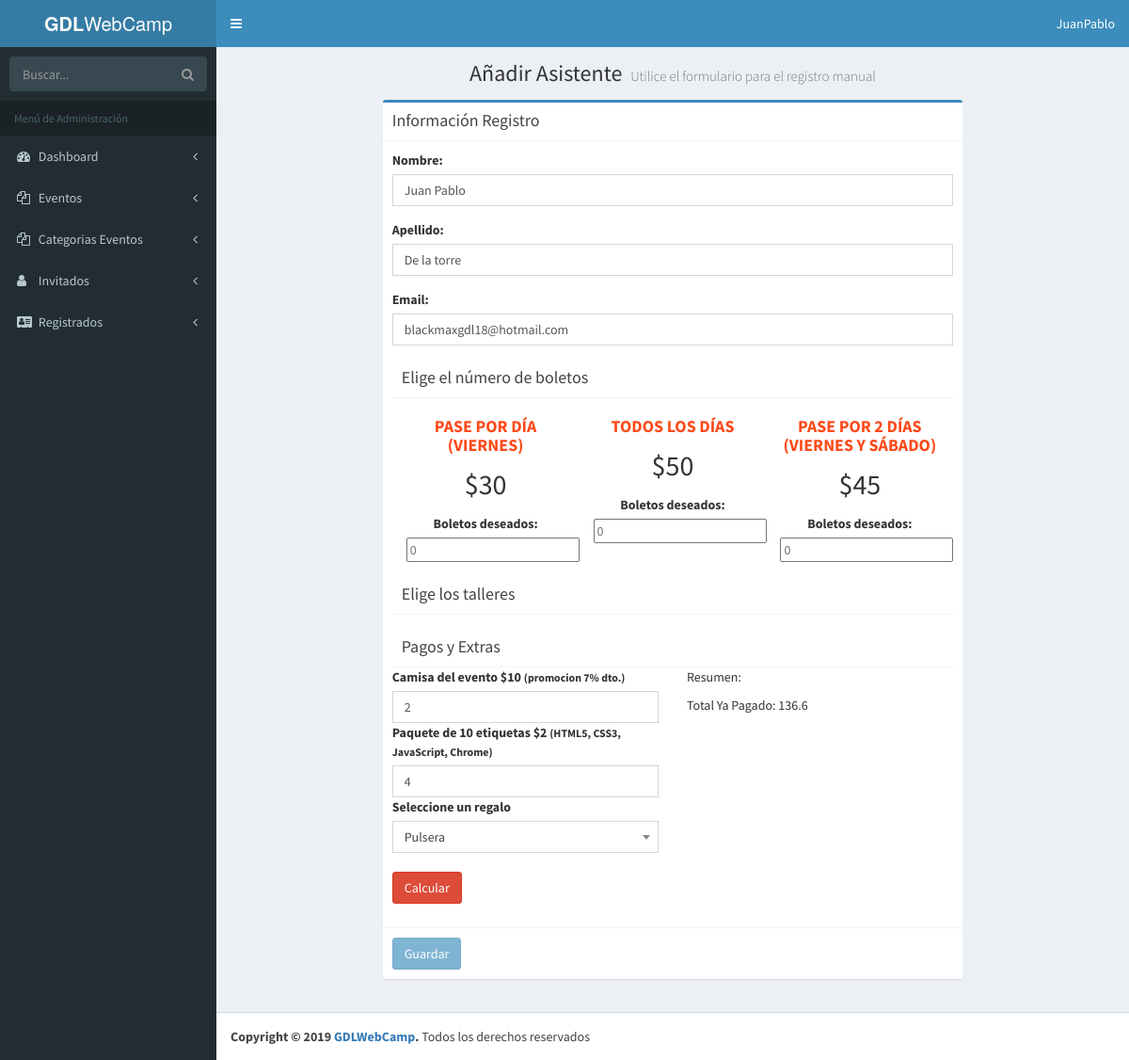
Page /admin/editar-registrado.php?id=1 (signed in) on the committed database.
### tables this page shows
CREATE TABLE `registrados` (
  `ID_Registrado` bigint(20) UNSIGNED NOT NULL,
  `nombre_registrado` varchar(50) NOT NULL,
  `apellido_registrado` varchar(50) NOT NULL,
  `email_registrado` varchar(100) NOT NULL,
  `fecha_registro` datetime NOT NULL,
  `pases_articulos` longtext NOT NULL,
  `talleres_registrados` longtext NOT NULL,
  `regalo` int(11) NOT NULL,
  `total_pagado` varchar(50) NOT NULL,
  `pagado` int(1) NOT NULL
);

### admin/editar-registrado.php (the view, shortened to what this page needs)
<?php
    $id = $_GET['id'];
    include_once 'funciones/funciones.php';
    include_once 'templates/header.php';
?>
<body  class="hold-transition skin-blue fixed sidebar-mini" data-elemento="Eventos">
    <div class="wrapper">
        <?php include_once 'templates/barra.php'; ?>
        <?php include_once 'templates/navegacion.php'; ?>
  <div class="content-wrapper">
    <section class="content-header">
      <h1 class="text-center">
        Añadir Asistente
        <small>Utilice el formulario para el registro manual</small>
      </h1>
    </section>
    <section class="content">
            <div class="row">
                <div class="col-lg-8 col-lg-offset-2">
                    <div class="box box-primary">
                            <div class="box-header with-border">
                                <h3 class="box-title">Información Registro</h3>
                            </div>
                                <?php
                                        $sql = "SELECT * FROM registrados WHERE ID_Registrado = $id ";
                                        $resultado = $conn->query($sql);
                                        $registrado = $resultado->fetch_assoc();
                                ?>
                                <form role="form" id="guardar-registro" action="modelo-registrado.php" method="post" class="editar-registrado">
                                    <div class="box-body">
                                            <div class="form-group">
                                                <label for="nombre">Nombre: </label>
                                                <input type="text" class="form-control" id="nombre" name="nombre" placeholder="Nombre" value="<?php echo $registrado['nombre_registrado']; ?>">
                                            </div>
                                            <div class="form-group">
                                                <label for="apellido">Apellido: </label>
                                                <input type="text" class="form-control" id="apellido" name="apellido" placeholder="Apellido"  value="<?php echo $registrado['apellido_registrado']; ?>">
                                            </div>
                                            <div class="form-group">
                                                <label for="email">Email: </label>
                                                <input type="email" class="form-control" id="email" name="email" placeholder="E-mail" value="<?php echo $registrado['email_registrado']; ?>">
                                            </div>
                                            <?php
                                                $pedido =  $registrado['pases_articulos'];
                                                $boletos = json_decode($pedido, true);
                                            ?>
                                            <div class="form-group">
                                                <div id="paquetes" class="paquetes">
                                                    <div class="box-header with-border">
                                                        <h3 class="box-title">Elige el número de boletos</h3>
                                                    </div>
                                                        <ul class="lista-precios clearfix row">
                                                            <li class="col-md-4">
                                                                    <div class="tabla-precio">
                                                                        <h3>Pase por día (viernes)</h3>
                                                                        <p class="numero">$30</p>
                                                                        <div class="orden">
                                                                            <label for="pase_dia">Boletos deseados:</label>
                                                                            <input type="number" min="0" id="pase_dia" size="3" name="boletos[un_dia][cantidad]" placeholder="0" value="<?php echo $boletos['un_dia']['cantidad']; ?>">
                                                                        </div>
                                                                    </div>
                                                            </li>
                                                            <li class="col-md-4">
                                                                    <div class="tabla-precio">
                                                                        <h3>Todos los días</h3>
                                                                        <p class="numero">$50</p>
                                                                        <div class="orden">
                                                                            <label for="pase_completo">Boletos deseados:</label>
                                                                            <input type="number" min="0" id="pase_completo" size="3" name="boletos[completo][cantidad]" placeholder="0"  value="<?php echo $boletos['pase_completo']['cantidad']; ?>">
                                                                        </div>
                                                                    </div>
                                                            </li>
                                                            <li class="col-md-4">
                                                                    <div class="tabla-precio">
                                                                        <h3>Pase por 2 días (viernes y sábado)</h3>
                                                                        <p class="numero">$45</p>
                                                                        <div class="orden">
                                                                            <label for="pase_dosdias">Boletos deseados:</label>
                                                                            <input type="number" min="0" id="pase_dosdias" size="3" name="boletos[2dias][cantidad]" placeholder="0" value="<?php echo $boletos['pase_2dias']['cantidad']; ?>">
                                                                        </div>
                                                                    </div>
                                                            </li>
                                                        </ul>
                                                    </div>
                                            </div>
                                            <div class="form-group">
                                                <div id="eventos" class="eventos clearfix">
                                                    <div class="box-header with-border">
                                                            <h3 class="box-title">Elige los talleres</h3>
                                                    </div>
                                                </div>
                                            </div>
                                            <div class="form-group">
                                                <div id="resumen" class="resumen">
                                                    <div class="box-header with-border">
                                                        <h3 class="box-title">Pagos y Extras</h3>
                                                    </div>
                                                    <div class="caja clearfix row">
                                                        <div class="extras col-md-6">
                                                                <div class="orden">
                                                                    <label for="camisa_evento">Camisa del evento $10 <small>(promocion 7% dto.)</small></label>
                                                                    <input type="number" class="form-control" min="0" id="camisa_evento" name="pedido_extra[camisas][cantidad]" size="3" placeholder="0" value="<?php echo $boletos['camisas']; ?>">
                                                                </div>
                                                                <div class="orden">
                                                                    <label for="etiquetas">Paquete de 10 etiquetas $2 <small>(HTML5, CSS3, JavaScript, Chrome)</small></label>
                                                                    <input type="number" class="form-control" min="0" id="etiquetas" name="pedido_extra[etiquetas][cantidad]" size="3" placeholder="0" value="<?php echo $boletos['etiquetas']; ?>">
                                                                </div>
                                                                <div class="orden">
                                                                    <label for="regalo">Seleccione un regalo</label> <br>
                                                                </div>
                                                                <br>
                                                                <input type="button" id="calcular" class="btn btn-danger" value="Calcular">
                                                        </div>
                                                        <div class="total col-md-6">
                                                            <p>Resumen:</p>
                                                            <p>Total Ya Pagado: <?php echo $registrado['total_pagado']; ?></p>
                                                        </div>
                                                    </div>
                                                </div>
                                            </div>
                                    </div>
                                    <div class="box-footer">
                                        <button type="submit" name="agregar" id="btnRegistro" class="btn btn-primary">Guardar</button>
                                    </div>
                                </form>
                    </div>
                </div>
            </div>
    </section>
  </div>
<?php
  include_once 'templates/footer.php';
  include_once 'templates/footer-scripts.php';
?>

### admin/css/gdlwebcamp.css (style rules this page uses)
ul.lista-precios { list-style: none; padding:0; margin:0; }
ul.lista-precios li { text-align: center; }
ul.lista-precios li .numero { font-size: 30px; }
.tabla-precio h3 { text-transform: uppercase; font-size: 18px; color: #fe4918; font-weight: bold; }

### rows in the picture
registrados: nombre "Juan Pablo", apellido "De la torre", email "blackmaxgdl18@hotmail.com", pases_articulos "2", pases_articulos "4", total_pagado "136.6"

### other values in the picture
$usuario "JuanPablo"
